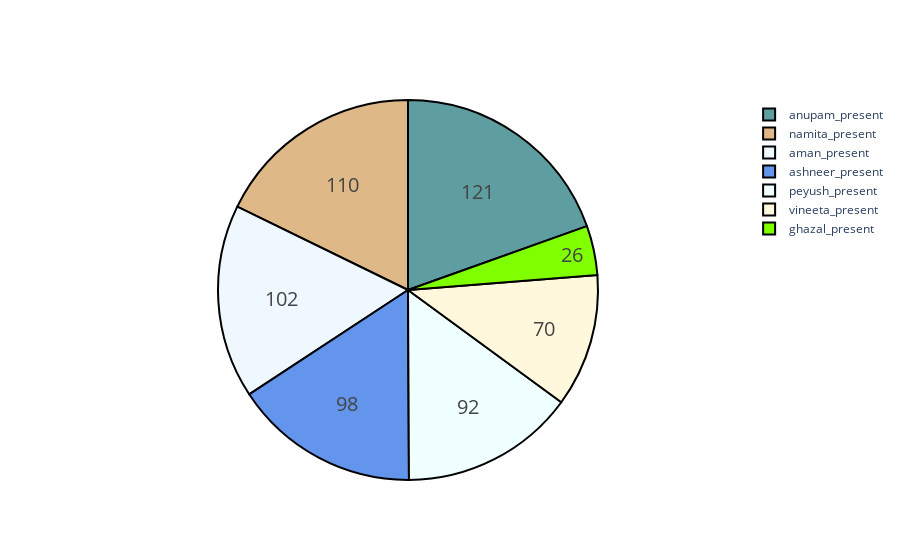

Notebook code cell kept with this figure:
### Code cell
#present the same info using the plotly pie chart
labels = ['aman_present', 'peyush_present', 'namita_present', 'anupam_present', 'ghazal_present', 'ashneer_present', 'vineeta_present']
values = []
for i in  labels:
    x = shark_tank_data[i].value_counts()
    values.append(x[1])

colors = ['aliceblue', 'azure',  'burlywood', 'cadetblue', 'chartreuse', 'cornflowerblue', 'cornsilk']

fig = go.Figure(data = [go.Pie(labels= labels,
                               values= values)])

fig.update_traces(hoverinfo = 'label+percent', textinfo = 'value',
                  textfont_size = 20,
                  marker = dict(colors = colors, line = dict(color ='#000000', width = 2)))

fig.show()

### Figure 1 — Plotly figure (JSON) as saved in the notebook; plotly's stock layout.template omitted (floating-point values rounded to 4 significant figures)
{"data": [{"hoverinfo": "label+percent", "labels": ["aman_present", "peyush_present", "namita_present", "anupam_present", "ghazal_present", "ashneer_present", "vineeta_present"], "marker": {"colors": ["aliceblue", "azure", "burlywood", "cadetblue", "chartreuse", "cornflowerblue", "cornsilk"], "line": {"color": "#000000", "width": 2}}, "textfont": {"size": 20}, "textinfo": "value", "type": "pie", "values": [102, 92, 110, 121, 26, 98, 70]}], "layout": {}}
